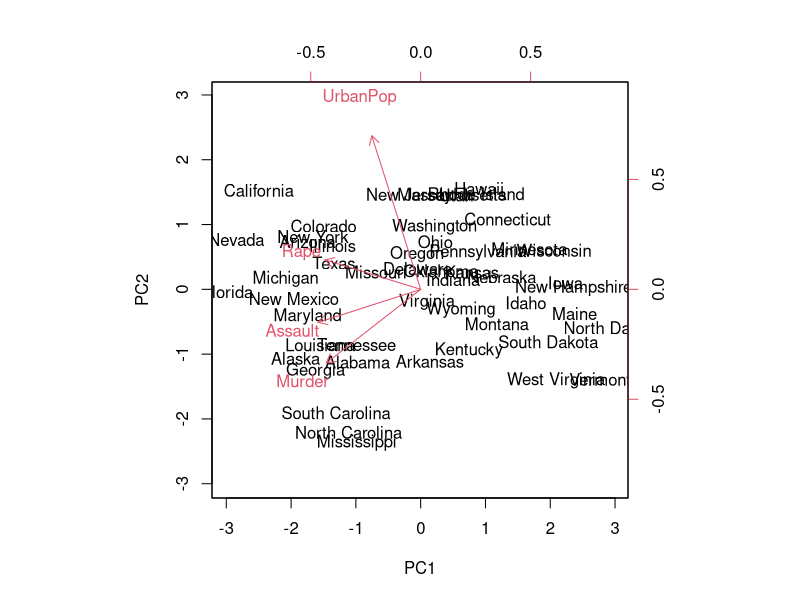
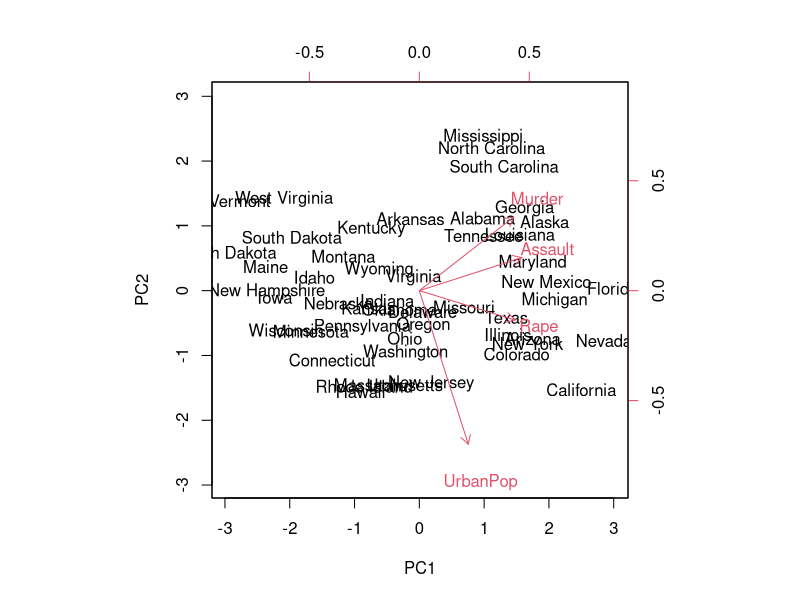
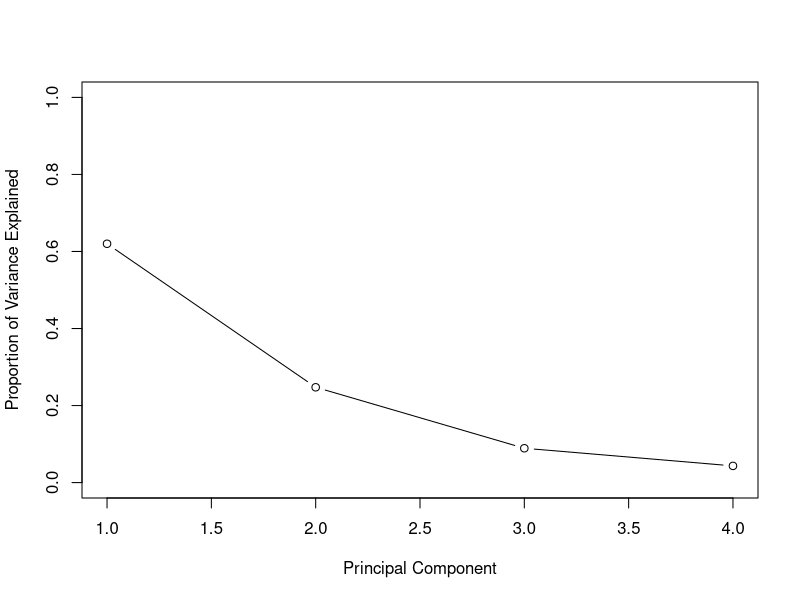
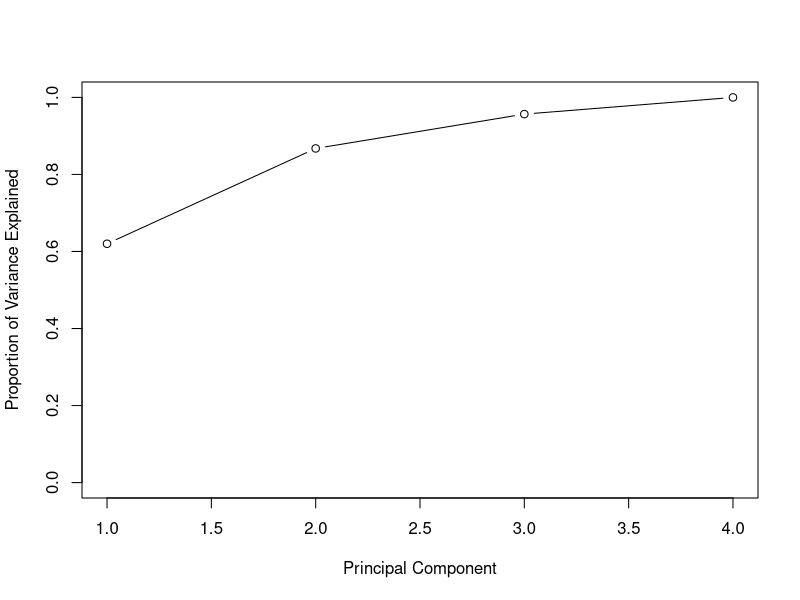
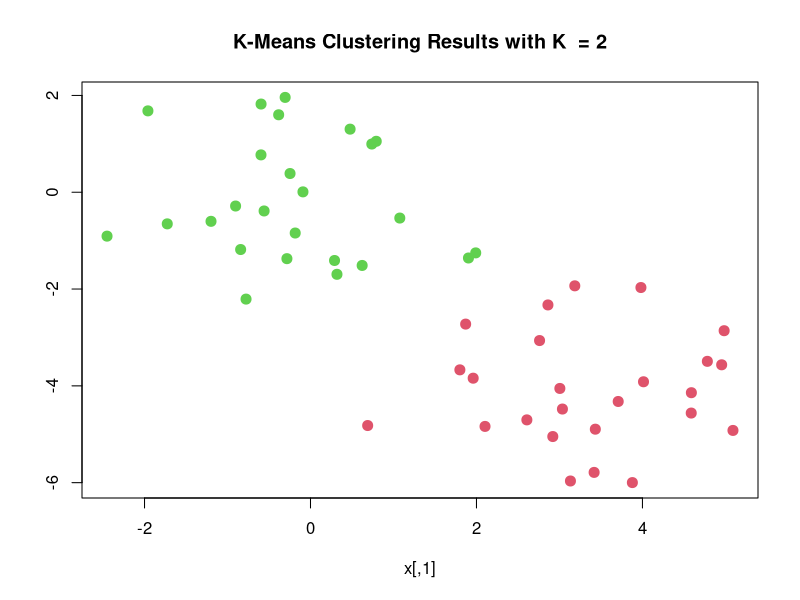
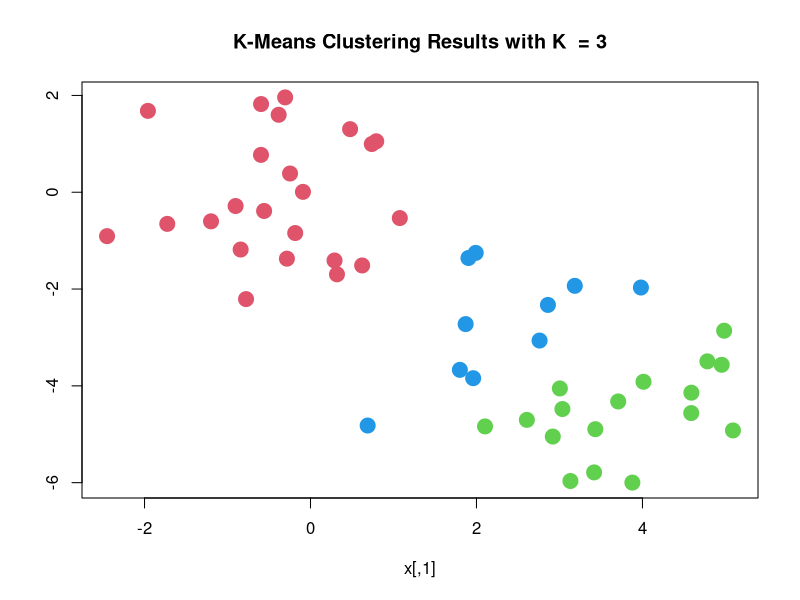
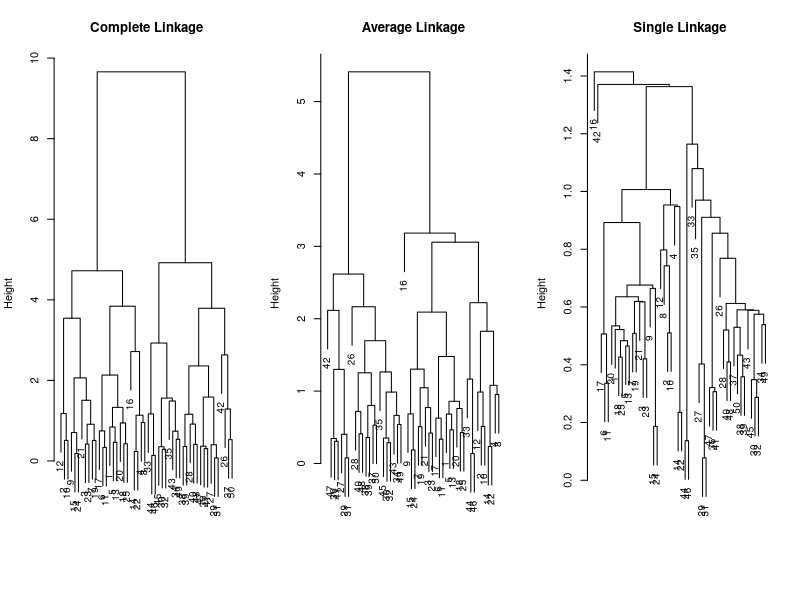
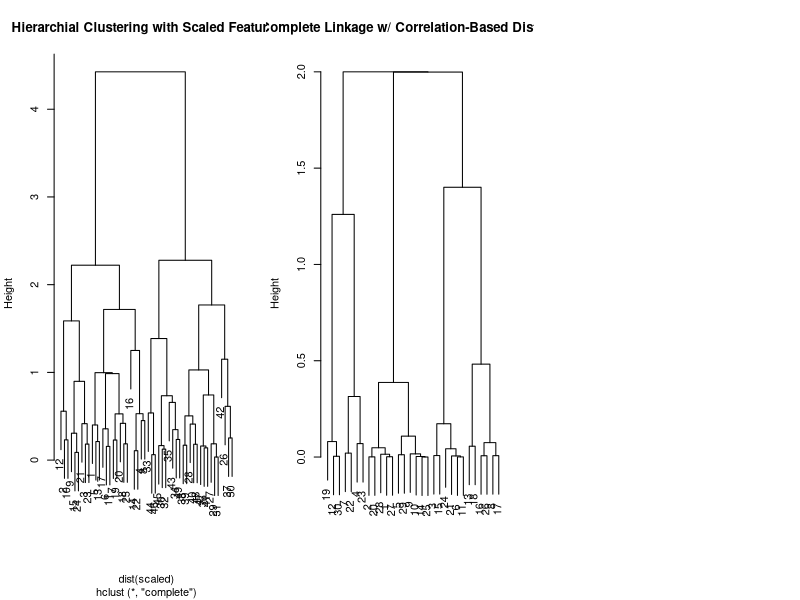

R code for these plots, in order:
## ---- chunk 1
states = row.names(USArrests)

names(USArrests)
## ---- chunk 2
apply(USArrests,2,mean)

apply(USArrests,2,var)
## ---- chunk 3
pr.out = prcomp(USArrests, scale = TRUE)

names(pr.out)

pr.out$center
pr.out$sdev
pr.out$scale

## ---- chunk 4
pr.out$rotation
## ---- chunk 5
dim(pr.out$x)
## ---- chunk 6
biplot(pr.out,scale = 0)
## ---- chunk 7
pr.out$rotation = -pr.out$rotation
pr.out$rotation

pr.out$x = -pr.out$x

biplot(pr.out,scale = 0)
## ---- chunk 8
pr.var = pr.out$sdev^2

pr.var
## ---- chunk 9
variance.by.component = pr.var/sum(pr.var)
variance.by.component
## ---- chunk 10
plot(variance.by.component,
     xlab = "Principal Component", 
     ylab = "Proportion of Variance Explained",
     ylim = c(0,1),
     type = 'b')

plot(cumsum(variance.by.component), 
     xlab = "Principal Component", 
     ylab = "Proportion of Variance Explained",
     ylim = c(0,1),
     type = 'b')

## ---- chunk 11
a = c(1,2,8,-3)

cumsum(a)
## ---- chunk 12
set.seed(2)
x = matrix(rnorm(50*2), ncol = 2)
x[1:25,1] = x[1:25,1] + 3

x[1:25,2] = x[1:25,2] - 4
## ---- chunk 13
km.out = kmeans(x,2,nstart = 20)
km.out
## ---- chunk 14
plot(x,
     col = (km.out$cluster+1),
     main= "K-Means Clustering Results with K  = 2",
     ylab = "",
     pch = 20,
     cex = 2)
## ---- chunk 15
set.seed(1234)

km.out.3 = kmeans(x,3,nstart = 20)
km.out.3

plot(x,
     col = (km.out.3$cluster+1),
     main= "K-Means Clustering Results with K  = 3",
     ylab = "",
     pch = 20,
     cex = 3)
## ---- chunk 16
hc.complete = hclust(dist(x),method = "complete")

hc.single = hclust(dist(x),method = "single")

hc.average = hclust(dist(x),method = "average")
## ---- chunk 17
par(mfrow = c(1,3))

plot(hc.complete,
     main = "Complete Linkage",
     sub = "",
     xlab = "",
     cex = 0.9)

plot(hc.average,
     main = "Average Linkage",
     sub = "",
     xlab = "",
     cex = 0.9)

plot(hc.single,
     main = "Single Linkage",
     sub = "",
     xlab = "",
     cex = 0.9)
## ---- chunk 18
cutree(hc.complete,2)

cutree(hc.average,2)

cutree(hc.single,2)
## ---- chunk 19
cutree(hc.single, 4)
## ---- chunk 20
scaled = scale(x)

plot(hclust(dist(scaled), method = "complete"),
     main = "Hierarchial Clustering with Scaled Features")
## ---- chunk 21
x = matrix(rnorm(30*3),ncol = 3)

dd = as.dist(1-cor(t(x)))

plot(hclust(dd,method = "complete"),
     main = "Complete Linkage w/ Correlation-Based Distance",
     xlab = "",
     sub = "")
